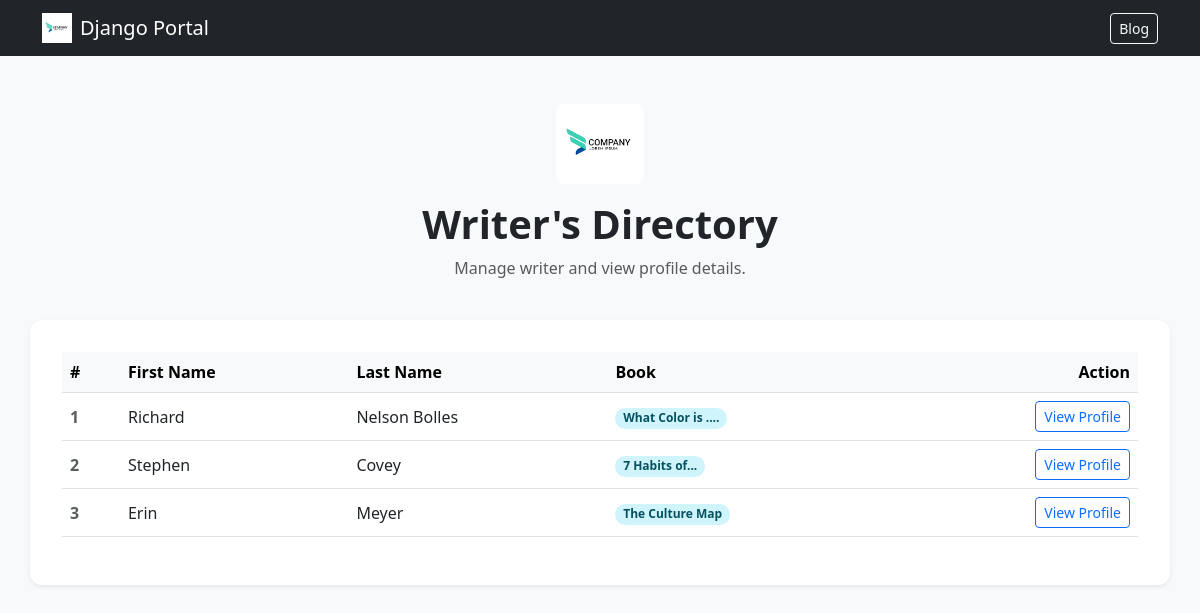
The page / on the database its author committed.
### employee/models.py (models this page shows, shortened)
class Employee(models.Model):
    first_name = models.CharField(max_length=100)
    last_name = models.CharField(max_length=100)
    email = models.EmailField(max_length=100, unique= True)
    phone = models.CharField(max_length=10)
    designation = models.CharField(max_length=50)
    created_at = models.DateTimeField(auto_now_add= True)
    modified_at = models.DateTimeField(auto_now= True)
    photo = models.ImageField(upload_to='media')

### mysite/views.py (the view)
# urls.py: 2. Add a URL to urlpatterns:  path('', views.home, name='home')
def home(request):
    employee = Employee.objects.all()
    context = {'emp' : employee}
    return render(request,'home.html',context)

### template/home.html (shortened to what this page needs)
{% load static %}
<!DOCTYPE html>
<html lang="en">
<head>
    <link href="https://cdn.jsdelivr.net/npm/bootstrap@5.3.0/dist/css/bootstrap.min.css" rel="stylesheet">
</head>
<body>
<nav class="navbar navbar-dark bg-dark mb-5">
    <div class="container d-flex justify-content-between">
        <a class="navbar-brand d-flex align-items-center" href="/">
            <img src="{% static 'images/logo.png' %}" alt="Logo" width="30" height="30"
                 class="d-inline-block align-text-top me-2">
            Django Portal
        </a>
        <a href="/blog" class="btn btn-outline-light btn-sm">
            Blog
        </a>
    </div>
</nav>
<div class="container">
    <div class="row">
        <div class="col-12 text-center mb-4">
            <img src="{% static 'images/logo.png' %}" alt="Django Logo" class="django-logo" height="80">
            <h2 class="display-6 fw-bold">Writer's Directory</h2>
            <p class="text-muted">Manage writer and view profile details.</p>
        </div>
        <div class="col-12 table-container">
            <div class="table-responsive"> <table class="table table-hover align-middle">
                    <thead class="table-light">
                        <tr>
                            <th scope="col">#</th>
                            <th scope="col">First Name</th>
                            <th scope="col">Last Name</th>
                            <th scope="col">Book</th>
                            <th scope="col" class="text-end">Action</th>
                        </tr>
                    </thead>
                    <tbody>
                        {% for i in emp %}
                        <tr>
                            <th scope="row" class="text-muted">{{ forloop.counter }}</th>
                            <td>
                                {{ i.first_name }}
                            </td>
                            <td>{{ i.last_name }}</td>
                            <td>
                                <span class="badge bg-info-subtle text-info-emphasis rounded-pill">
                                    {{ i.designation }}
                                </span>
                            </td>
                            <td class="text-end">
                                <a href="{% url 'employee_detail' i.pk %}" class="btn btn-sm btn-outline-primary">View Profile</a>
                            </td>
                        </tr>
                        {% endfor %}
                    </tbody>
                </table>
            </div>
        </div>
    </div>
</div>
</body>
</html>
<!-- {% load static %}

### template/home.html (style rules this page uses)
body { background-color: #f8f9fa; }
.table-container { background: white; padding: 2rem; border-radius: 12px; box-shadow: 0 0.125rem 0.25rem rgba(0, 0, 0, 0.075); }
.django-logo { border-radius: 8px; margin-bottom: 1rem; }

### rows shown on the page
Employee: first_name "Richard", last_name "Nelson Bolles", designation "What Color is ...."
Employee: first_name "Stephen", last_name "Covey", designation "7 Habits of..."
Employee: first_name "Erin", last_name "Meyer", designation "The Culture Map"
